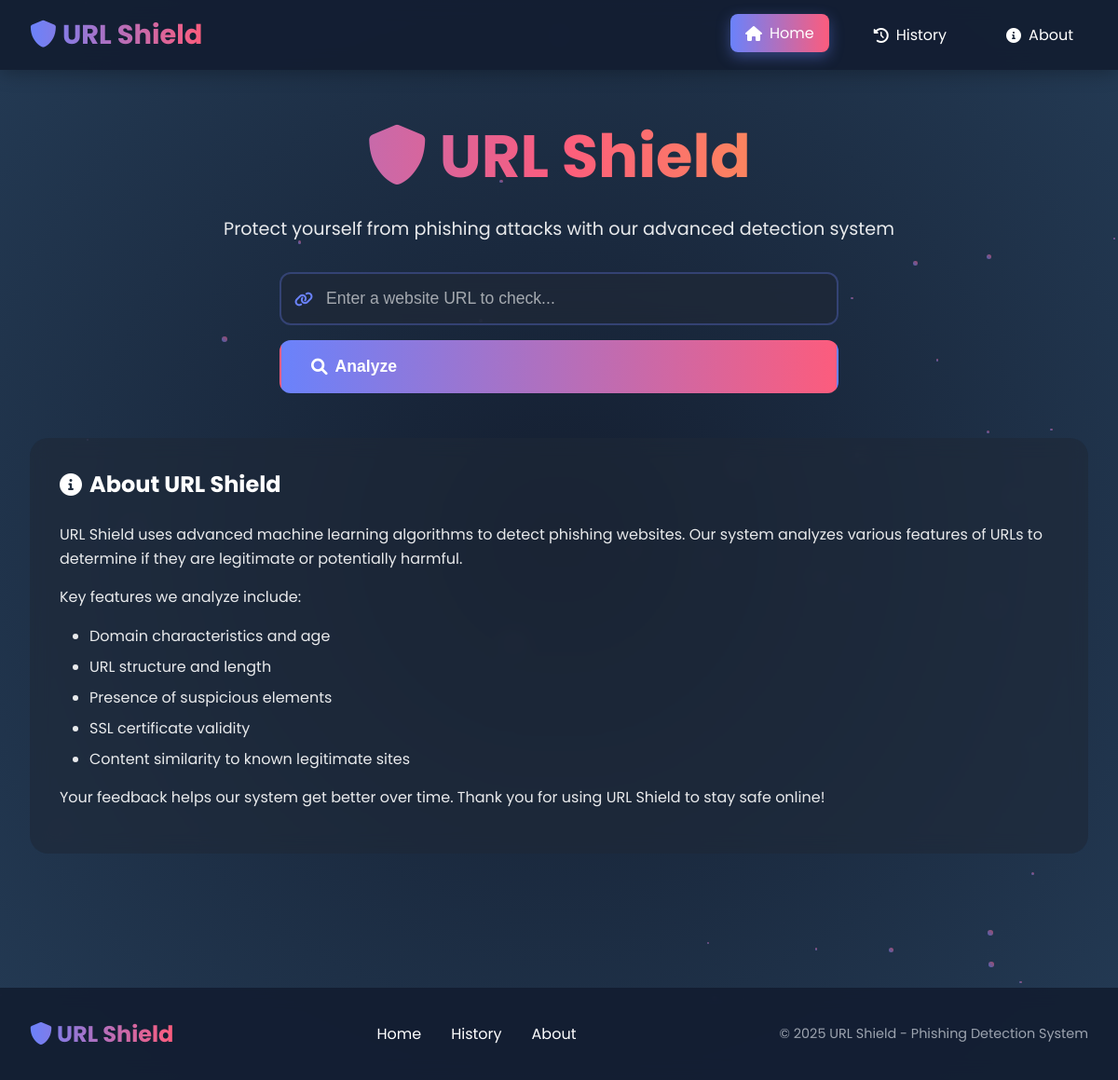
Before: / with the older database file.
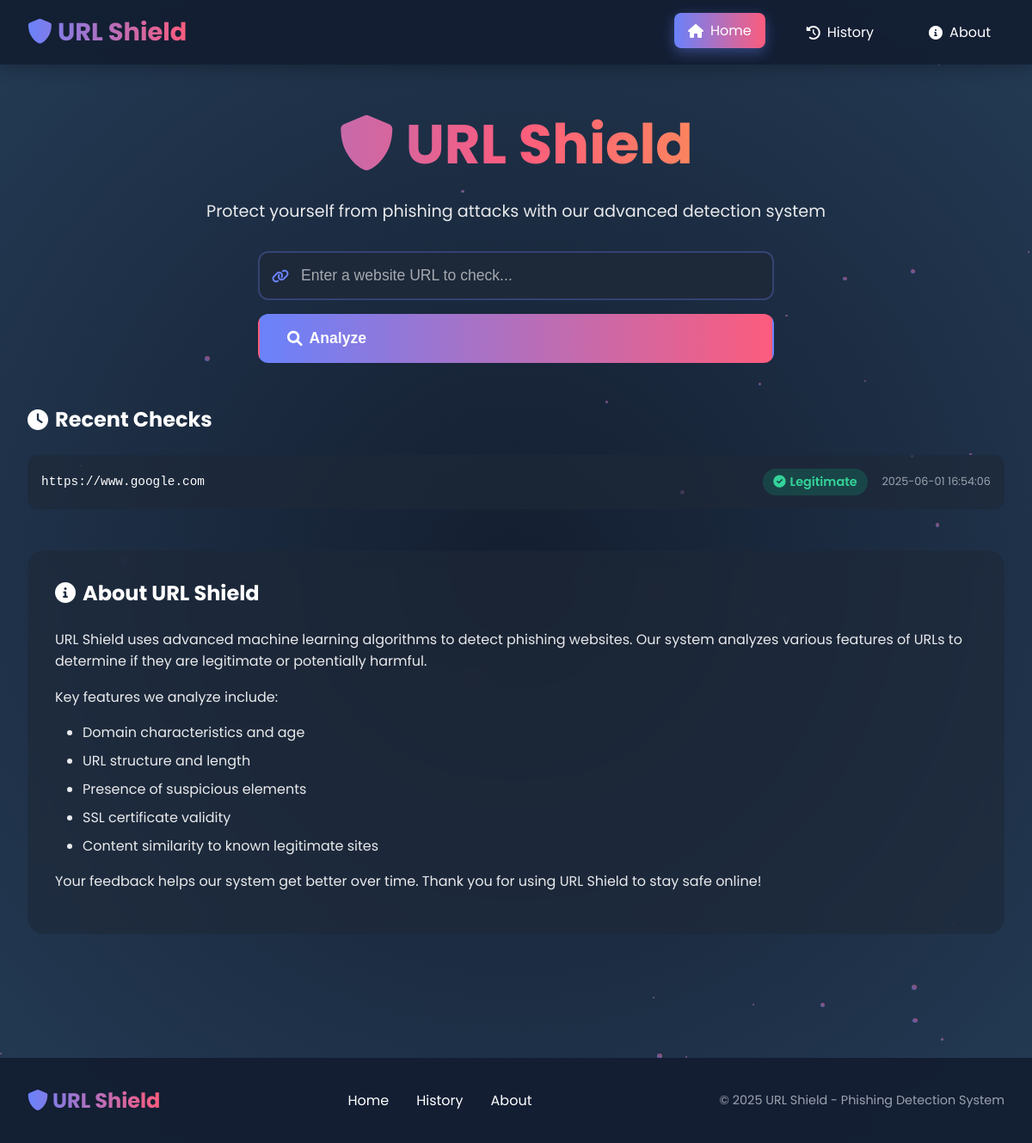
After: the same page with the newer database file.
### tables this page shows
CREATE TABLE url_checks (
            id INTEGER PRIMARY KEY AUTOINCREMENT,
            url TEXT NOT NULL,
            prediction TEXT NOT NULL,
            confidence REAL NOT NULL,
            check_date TIMESTAMP NOT NULL,
            user_feedback TEXT
        );

### app.py (the view, shortened to what this page needs)
@app.route("/", methods=["GET", "POST"])
def index():
    recent_checks = None
    error = None
    try:
        conn = sqlite3.connect('phishing_history.db')
        cursor = conn.cursor()
        cursor.execute("""
            SELECT url, prediction, confidence, check_date
            FROM url_checks
            ORDER BY check_date DESC LIMIT 5
        """)
        recent_checks = cursor.fetchall()
        conn.close()
    except Exception as e:
        print(f"Error fetching recent checks: {e}")
    return render_template("index.html", result=None, recent_checks=recent_checks)

### templates/index.html (shortened to what this page needs)
<!DOCTYPE html>
<html lang="en">
<head>
    <link rel="stylesheet" href="https://cdnjs.cloudflare.com/ajax/libs/font-awesome/6.0.0-beta3/css/all.min.css">
    <link rel="stylesheet" href="/static/styles.css">
</head>
<body>
    <div class="background"></div>
    <div class="particles"></div>
    <header>
        <nav>
            <div class="logo">
                <i class="fas fa-shield-alt"></i> URL Shield
            </div>
            <ul>
                <li><a href="/" class="active"><i class="fas fa-home"></i> Home</a></li>
                <li><a href="/history"><i class="fas fa-history"></i> History</a></li>
                <li><a href="#about"><i class="fas fa-info-circle"></i> About</a></li>
            </ul>
        </nav>
    </header>
    <div class="container">
        <section class="hero">
            <h1><i class="fas fa-shield-alt"></i> URL Shield</h1>
            <p class="tagline">Protect yourself from phishing attacks with our advanced detection system</p>
            <div class="search-box">
                <form method="POST" class="form">
                    <div class="input-group">
                        <i class="fas fa-link input-icon"></i>
                        <input type="text" id="url" name="url" required
                               placeholder="Enter a website URL to check..."
                               value="{{ url if url else '' }}">
                    </div>
                    <button type="submit" class="analyze-btn">
                        <i class="fas fa-search"></i> Analyze
                    </button>
                </form>
            </div>
        </section>
        {% if recent_checks %}
        <section class="recent-section">
            <h2><i class="fas fa-clock"></i> Recent Checks</h2>
            <div class="recent-checks">
                {% for check in recent_checks %}
                <div class="check-item">
                    <span class="check-url">{{ check[0][:40] }}{{ '...' if check[0]|length > 40 else '' }}</span>
                    <span class="check-result {{ 'phishing' if check[1] == 'Phishing' else 'legitimate' }}">
                        {% if check[1] == 'Phishing' %}
                            <i class="fas fa-exclamation-triangle"></i>
                        {% else %}
                            <i class="fas fa-check-circle"></i>
                        {% endif %}
                        {{ check[1] }}
                    </span>
                    <span class="check-date">{{ check[3] }}</span>
                </div>
                {% endfor %}
            </div>
        </section>
        {% endif %}
        <section id="about" class="about-section">
            <h2><i class="fas fa-info-circle"></i> About URL Shield</h2>
            <div class="about-content">
                <p>URL Shield uses advanced machine learning algorithms to detect phishing websites. Our system analyzes various features of URLs to determine if they are legitimate or potentially harmful.</p>
                <p>Key features we analyze include:</p>
                <ul>
                    <li>Domain characteristics and age</li>
                    <li>URL structure and length</li>
                    <li>Presence of suspicious elements</li>
                    <li>SSL certificate validity</li>
                    <li>Content similarity to known legitimate sites</li>
                </ul>
                <p>Your feedback helps our system get better over time. Thank you for using URL Shield to stay safe online!</p>
            </div>
        </section>
    </div>
    <footer>
        <div class="footer-content">
            <div class="footer-logo">
                <i class="fas fa-shield-alt"></i> URL Shield
            </div>
            <div class="footer-links">
                <a href="/">Home</a>
                <a href="/history">History</a>
                <a href="#about">About</a>
            </div>
            <div class="footer-copyright">
                &copy; 2025 URL Shield - Phishing Detection System
            </div>
        </div>
    </footer>
</body>
</html>

Changed rows visible on the page:
added url_checks: url "https://www.google.com", prediction "Legitimate", check_date "2025-06-01 16:54:06"
Other visible differences:
text now shown: "Recent Checks"
